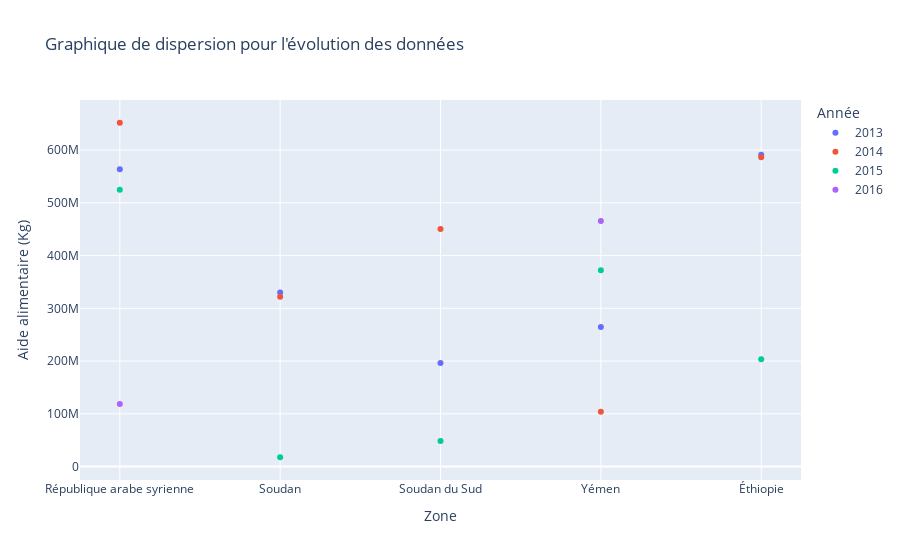

Notebook source saved alongside this figure:
### Code cell
import plotly.express as px
import pandas as pd

# Votre DataFrame pivoté
data = {
    'Zone': ["République arabe syrienne", "Soudan", "Soudan du Sud", "Yémen", "Éthiopie"],
    2013: [563566000.0, 330230000.0, 196330000.0, 264764000.0, 591404000.0],
    2014: [651870000.0, 321904000.0, 450610000.0, 103840000.0, 586624000.0],
    2015: [524949000.0, 17650000.0, 48308000.0, 372306000.0, 203266000.0],
    2016: [118558000.0, None, None, 465574000.0, None]
}

df = pd.DataFrame(data)

# Créez un scatter plot
fig = px.scatter(df.melt(id_vars='Zone', var_name='Année', value_name='Valeur'),
                 x='Zone', y='Valeur', color='Année', title='Graphique de dispersion pour l\'évolution des données',
                 labels={'Valeur': 'Aide alimentaire (Kg)'}, hover_name='Zone')

# Personnalisez le graphique
fig.update_traces(marker=dict(size=10),
                  selector=dict(mode='markers+lines'))

# Affichez le graphique
fig.show()

### Figure 1 — Plotly figure (JSON) as saved in the notebook; plotly's stock layout.template omitted (floating-point values rounded to 4 significant figures)
{"data": [{"hovertemplate": "<b>%{hovertext}</b><br><br>Année=2013<br>Zone=%{x}<br>Aide alimentaire (Kg)=%{y}<extra></extra>", "hovertext": ["République arabe syrienne", "Soudan", "Soudan du Sud", "Yémen", "Éthiopie"], "legendgroup": "2013", "marker": {"color": "#636efa", "symbol": "circle"}, "mode": "markers", "name": "2013", "orientation": "v", "showlegend": true, "type": "scatter", "x": ["République arabe syrienne", "Soudan", "Soudan du Sud", "Yémen", "Éthiopie"], "xaxis": "x", "y": [563566000, 330230000, 196330000, 264764000, 591404000], "yaxis": "y"}, {"hovertemplate": "<b>%{hovertext}</b><br><br>Année=2014<br>Zone=%{x}<br>Aide alimentaire (Kg)=%{y}<extra></extra>", "hovertext": ["République arabe syrienne", "Soudan", "Soudan du Sud", "Yémen", "Éthiopie"], "legendgroup": "2014", "marker": {"color": "#EF553B", "symbol": "circle"}, "mode": "markers", "name": "2014", "orientation": "v", "showlegend": true, "type": "scatter", "x": ["République arabe syrienne", "Soudan", "Soudan du Sud", "Yémen", "Éthiopie"], "xaxis": "x", "y": [651870000, 321904000, 450610000, 103840000, 586624000], "yaxis": "y"}, {"hovertemplate": "<b>%{hovertext}</b><br><br>Année=2015<br>Zone=%{x}<br>Aide alimentaire (Kg)=%{y}<extra></extra>", "hovertext": ["République arabe syrienne", "Soudan", "Soudan du Sud", "Yémen", "Éthiopie"], "legendgroup": "2015", "marker": {"color": "#00cc96", "symbol": "circle"}, "mode": "markers", "name": "2015", "orientation": "v", "showlegend": true, "type": "scatter", "x": ["République arabe syrienne", "Soudan", "Soudan du Sud", "Yémen", "Éthiopie"], "xaxis": "x", "y": [524949000, 17650000, 48308000, 372306000, 203266000], "yaxis": "y"}, {"hovertemplate": "<b>%{hovertext}</b><br><br>Année=2016<br>Zone=%{x}<br>Aide alimentaire (Kg)=%{y}<extra></extra>", "hovertext": ["République arabe syrienne", "Soudan", "Soudan du Sud", "Yémen", "Éthiopie"], "legendgroup": "2016", "marker": {"color": "#ab63fa", "symbol": "circle"}, "mode": "markers", "name": "2016", "orientation": "v", "showlegend": true, "type": "scatter", "x": ["République arabe syrienne", "Soudan", "Soudan du Sud", "Yémen", "Éthiopie"], "xaxis": "x", "y": [118558000, null, null, 465574000, null], "yaxis": "y"}], "layout": {"autosize": true, "legend": {"title": {"text": "Année"}, "tracegroupgap": 0}, "title": {"text": "Graphique de dispersion pour l'évolution des données"}, "xaxis": {"anchor": "y", "autorange": true, "domain": [0, 1], "range": [-0.2368, 4.237], "title": {"text": "Zone"}, "type": "category"}, "yaxis": {"anchor": "x", "autorange": true, "domain": [0, 1], "range": [-34690000.0, 704200000.0], "title": {"text": "Aide alimentaire (Kg)"}, "type": "linear"}}}
